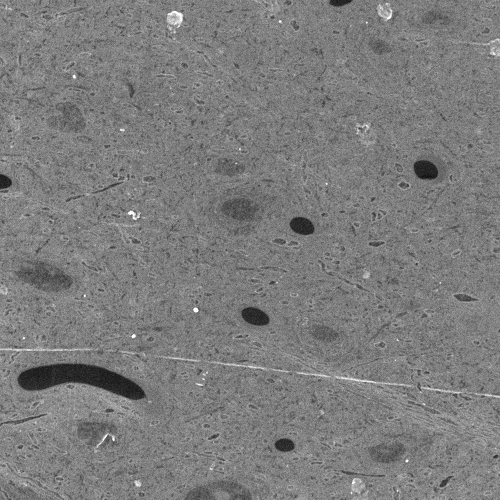
%> input picture WaferMapper_1.7.3_eval/utilities/Tile_r1-c1_w007_sec001.tif, 1000 x 1000 px (shown at 1/2 size)
$ octave changeScaleInFolder.m   (GNU Octave 9; MATLAB toolbox functions it lacks are replaced by stand-ins)
%> lines starting %> are read from the running program, lines starting %| are printed output that depends on the picture
### trunk/WaferMapper_1.7.3_eval/ACQUIRE/GetMyDir.m
function[TPN] = GetMyDir()


%% Get Folder

if ~exist('.\temp'), mkdir('.\temp');end

if exist('.\temp\Last.mat')
     load(['.\temp\Last.mat']);
     if exist(Last)
        TPN=uigetdir(Last);
     else
         TPN=uigetdir;
     end
else
    TPN=uigetdir;
%> the answer given: .
end

TPN= [TPN '\'];

Last=TPN;
if Last>0
save('.\temp\Last.mat','Last')
end

### WaferMapper_1.7.3_eval/utilities/changeScaleInFolder.m
%% change scale of all images in folder


TPN = GetMyDir;

scaleDif = 4575/4096;


dTPN = dir(TPN); dTPN = dTPN(3:end);

for i = 1:length(dTPN)
    nam = dTPN(i).name;
    if ~isempty(regexp(nam,'.tif'))
        I = imread([TPN nam]);
%> I is the input picture: size 1000x1000 uint8; min 2, max 254, mean 124.4

        Iscale = imresize(I,scaleDif);
        [oldys oldxs] = size(I);
%> oldys = 1000; oldxs = 1000
        [newys newxs] = size(Iscale);
%> newys = 1117; newxs = 1117
        if scaleDif>1
            shiftY = fix((newys-oldys)/2);
%> shiftY = 58
            shiftX = fix((newxs-oldxs)/2);
%> shiftX = 58
            Iscale2 = I * 0;
%> Iscale2: size 1000x1000 uint8; every value is 0
            Iscale2 = Iscale(shiftY + 1:shiftY+oldys,shiftX+1:shiftX + oldxs);
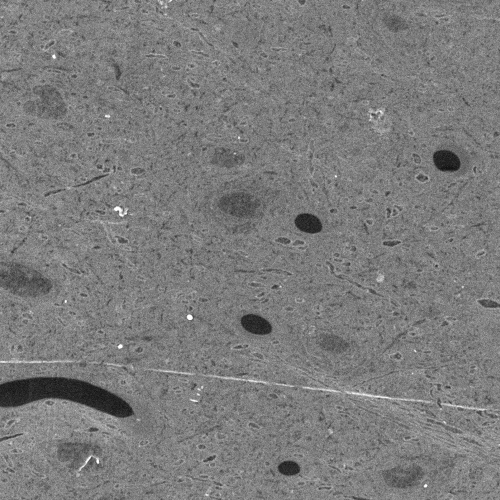
%> Iscale2: size 1000x1000 uint8 (shown at 1/2 size); min 4, max 255, mean 123.6
        elseif  scaleDif <= 1
            shiftY = -fix((newys-oldys)/2);
            shiftX = -fix((newxs-oldxs)/2);
            Iscale2 = I * 0 + median(I(:));
            Iscale2(shiftY + 1:shiftY+newys,shiftX+1:shiftX + newxs) =  Iscale;

        end

        col = I;
        col(:,:,2) = Iscale2;
        col(:,:,3) = Iscale2;
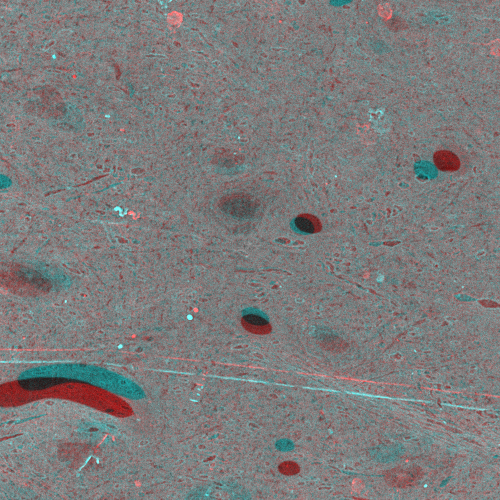
%> col: size 1000x1000x3 uint8 (shown at 1/2 size); mean R, G, B 124.4, 123.6, 123.6
        image(uint8(col)),pause(.01)

        imwrite(Iscale2,[TPN nam],'Compression','none');

    end % if file is a tif


end
%> pass 2 of the loop `for i = 1:length(dTPN)`:
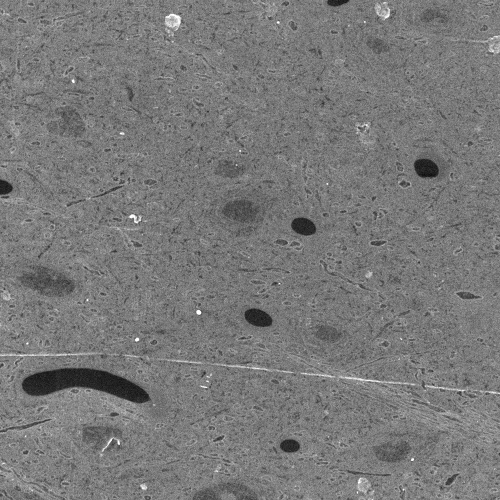
%> input picture WaferMapper_1.7.3_eval/utilities/Tile_r1-c1_w007_sec002.tif, 1000 x 1000 px (shown at 1/2 size)
%> I is the input picture: size 1000x1000 uint8; min 2, max 254, mean 120.8
%> `Iscale2 = Iscale(shiftY + 1:shiftY+oldys,shiftX+1:shiftX + oldxs);`:
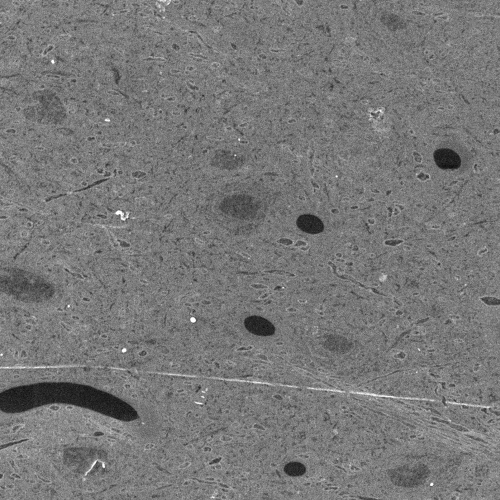
%> Iscale2: size 1000x1000 uint8 (shown at 1/2 size); min 5, max 255, mean 119.7
%> `col(:,:,3) = Iscale2;`:
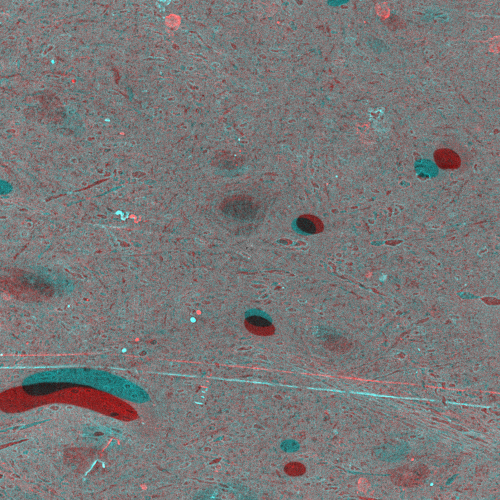
%> col: size 1000x1000x3 uint8 (shown at 1/2 size); mean R, G, B 120.8, 119.7, 119.7
